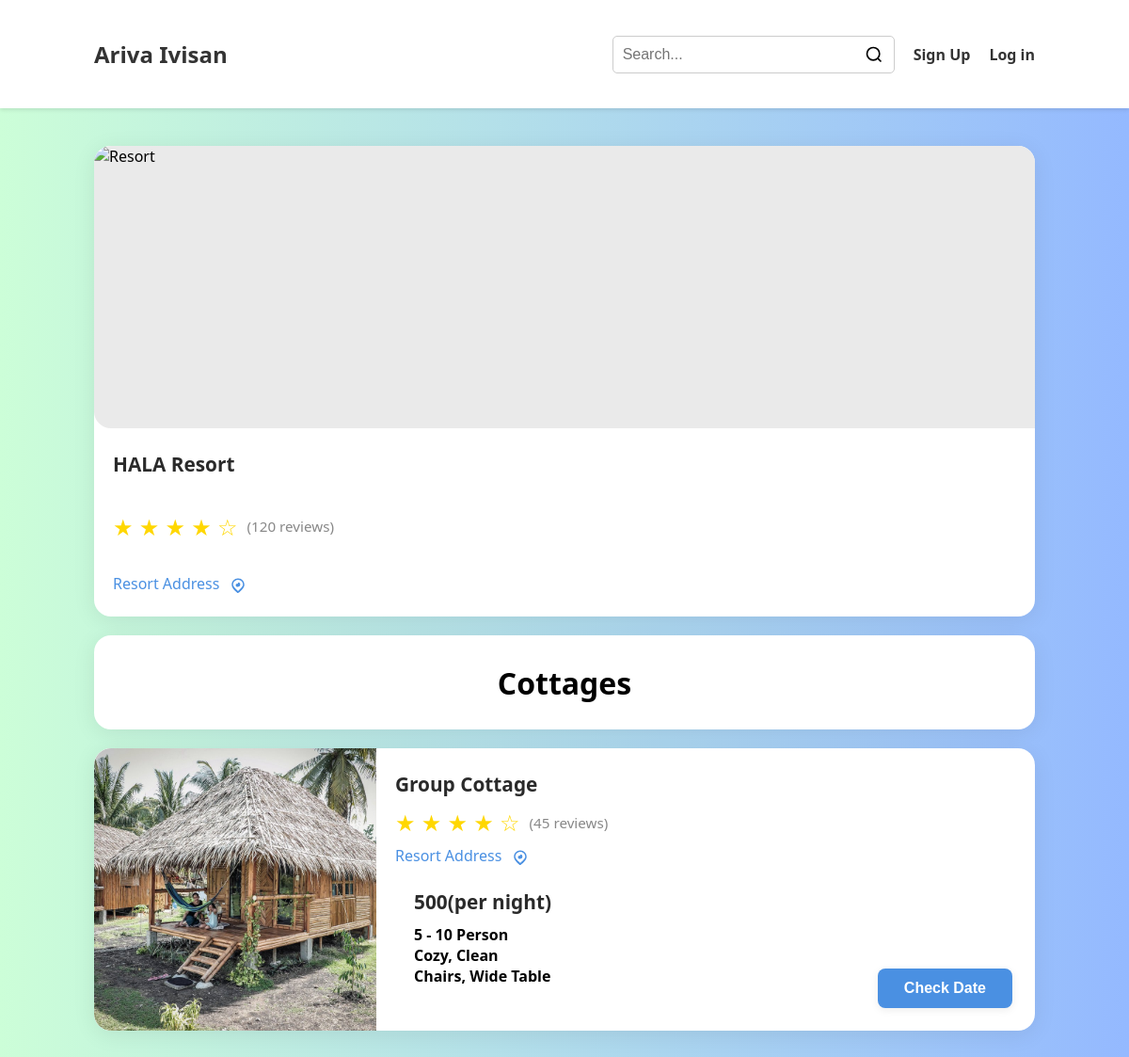
Screenshot of /viewResortCottage?owner_id=1 with the database file from the repository.
### app.py (models this page shows)
class Owner(db.Model):
    id = db.Column(db.Integer, primary_key=True)
    username = db.Column(db.String(80), unique=True, nullable=False)
    password = db.Column(db.String(200), nullable=False)
    name = db.Column(db.String(120))
    email = db.Column(db.String(120))
    birthdate = db.Column(db.String(50))
    gender = db.Column(db.String(20))
    address = db.Column(db.String(200))
    resort_address = db.Column(db.String(200))
    age = db.Column(db.String(10))
    contact_number = db.Column(db.String(30))
    facebook = db.Column(db.String(120))
    resort_name = db.Column(db.String(200))
    business_id = db.Column(db.String(120))
    tax_id = db.Column(db.String(120))
    bank_account = db.Column(db.String(120))
    gcash = db.Column(db.String(120))
    paymaya = db.Column(db.String(120))
    paypal = db.Column(db.String(120))

class Cottage(db.Model):
    id = db.Column(db.Integer, primary_key=True)
    owner_id = db.Column(db.Integer, db.ForeignKey('owner.id'), nullable=True)
    name = db.Column(db.String(200), nullable=False)
    price = db.Column(db.String(50))
    capacity = db.Column(db.String(20))
    beds = db.Column(db.String(20))
    other_feature2 = db.Column(db.String(200))
    other_feature3 = db.Column(db.String(200))
    other_feature5 = db.Column(db.String(200))
    image1 = db.Column(db.String(300))
    image2 = db.Column(db.String(300))
    image3 = db.Column(db.String(300))
    image4 = db.Column(db.String(300))
    image5 = db.Column(db.String(300))
    owner = db.relationship('Owner', backref=db.backref('cottages', lazy=True))

### app.py (the view)
@app.route('/viewResortCottage')
def view_resort_cottage():
    owner_id = request.args.get('owner_id')
    owner = None
    cottages = []
    if owner_id:
        owner = Owner.query.get(owner_id)
        if owner:
            cottages = getattr(owner, 'cottages', []) or []
    else:
        cottages = Cottage.query.all()
    return render_template('viewResortCottage.html', owner=owner, cottages=cottages)

### templates/viewResortCottage.html (shortened to what this page needs)
<!DOCTYPE html>
<html lang="en">
<head>
</head>
<body>
    {% if session.user_id %}
        {% include 'partials/navbarLoggedInCustomer.html' %}
    {% elif session.owner_id %}
        {% include 'partials/navbarLoggedInOwner.html' %}
    {% else %}
        {% include 'partials/navbar.html' %}
    {% endif %}
    <div class="content">
        <div class="resort-header">
            {% set cover = owner.cover_photo if owner and owner.cover_photo else None %}
            {% if cover %}
                <img src="{{ url_for('static', filename=cover) }}" alt="{{ owner.resort_name }}">
            {% else %}
                <img src="https://images.unsplash.com/photo-1506744038136-46273834b3fb?auto=format&fit=crop&w=500&q=80" alt="Resort">
            {% endif %}
            <div class="resort-header-details">
                <h1>{{ owner.resort_name if owner and owner.resort_name else 'Resort' }}</h1>
                <div class="rating">
                    <div class="stars">★ ★ ★ ★ ☆</div>
                    <div class="number-of-reviews">(120 reviews)</div>
                </div>
                <div class="location">
                    {{ owner.resort_address if owner and owner.resort_address else 'Location' }}
                </div>
            </div>
        </div>
            <div class="offer-header" style="display: flex;align-items: center;justify-content: center;">
                <div>
                    <h1>Cottages</h1>
                </div>
            </div>
            {% if cottages and cottages|length > 0 %}
                {% for cottage in cottages %}
                    <div class="offer">
                        {% set cottage_img = cottage.image1 or cottage.image2 or cottage.image3 or cottage.image4 or cottage.image5 %}
                        {% if cottage_img %}
                            <img src="{{ url_for('static', filename=cottage_img) }}" alt="{{ cottage.name }}">
                        {% else %}
                            <img src="https://images.unsplash.com/photo-1500534314209-a25ddb2bd429?auto=format&fit=crop&w=200&q=80" alt="Cottage">
                        {% endif %}
                        <div class="offer-details">
                            <h1>{{ cottage.name }}</h1>
                            <div class="rating">
                                <div class="stars">★ ★ ★ ★ ☆</div>
                                <div class="number-of-reviews">(45 reviews)</div>
                            </div>
                            <div class="location">
                                {{ owner.resort_address if owner else 'Location' }}
                            </div>
                            <div class="offer-details">
                                <h1>{{ cottage.price if cottage.price else 'Price not set' }}(per night)</h1>
                                <h4>{{ cottage.capacity or 'N/A' }} Person</h4>
                                {% if cottage.other_feature2 %}<h4>{{ cottage.other_feature2 }}</h4>{% endif %}
                                {% if cottage.other_feature3 %}<h4>{{ cottage.other_feature3 }}</h4>{% endif %}
                            </div>
                        </div>
                        <button class="check-date-btn">Check Date</button>
                    </div>
                {% endfor %}
            {% else %}
                <div style="width:1000px; text-align:center; background:#fff; padding:24px; border-radius:18px; box-shadow:0 4px 24px rgba(0,0,0,0.08);">No cottages available.</div>
            {% endif %}
    </div>
</body>
</html>

### templates/viewResortCottage.html (style rules this page uses)
* { margin: 0; padding: 0; box-sizing: border-box; }
body { height: 100vh; background: #CCFED8; background: linear-gradient(90deg, rgba(204, 254, 216, 1) 0%, rgba(148, 185, 255, 1) 100%); font-family: 'Segoe UI', 'Roboto', 'Helvetica Neue', Arial, 'Liberation Sans', sans-serif; }
.content { display: flex; flex-direction: column; align-items: center; padding: 40px 0; height: 90vh; overflow-y: scroll; }
.offer { background: #fff; border-radius: 18px; box-shadow: 0 4px 24px rgba(0,0,0,0.08); overflow: hidden; display: flex; flex-direction: row; width: 1000px; min-height: 300px; margin-bottom: 20px; transition: transform 0.2s, box-shadow 0.2s; position: relative; }
.offer img { width: 300px; height: 300px; object-fit: cover; background: #eaeaea; border-top-left-radius: 18px; border-bottom-left-radius: 18px; margin-right: 0; }
.offer-details { padding: 24px 20px; flex: 1; display: flex; flex-direction: column; justify-content: space-between; }
.offer-details h1 { font-size: 1.3rem; margin-bottom: 10px; color: #2a2a2a; }
.offer-header { background: #fff; border-radius: 18px; box-shadow: 0 4px 24px rgba(0,0,0,0.08); overflow: hidden; display: flex; flex-direction: row; width: 1000px; min-height: 100px; margin-bottom: 20px; transition: transform 0.2s, box-shadow 0.2s; }
.resort-header { background: #fff; border-radius: 18px; box-shadow: 0 4px 24px rgba(0,0,0,0.08); overflow: hidden; display: flex; flex-direction: column; width: 1000px; min-height: 500px; margin-bottom: 20px; transition: transform 0.2s, box-shadow 0.2s; }
.resort-header img { width: 100%; height: 300px; background: #eaeaea; border-top-left-radius: 18px; border-bottom-left-radius: 18px; margin-right: 0; }
.resort-header-details { padding: 24px 20px; flex: 1; display: flex; flex-direction: column; justify-content: space-between; }
.resort-header-details h1 { font-size: 1.3rem; margin-bottom: 10px; color: #2a2a2a; }
.rating { display: flex; align-items: center; gap: 10px; margin-bottom: 8px; }
.stars { color: #FFD700; font-size: 1.5rem; }
.number-of-reviews { color: #888; font-size: 0.95rem; }
.location { color: #4a90e2; font-size: 1rem; }
.offer button { position: absolute; bottom: 24px; right: 24px; padding: 12px 28px; background: #4a90e2; color: #fff; border: none; border-radius: 8px; font-size: 1rem; font-weight: bold; cursor: pointer; box-shadow: 0 2px 8px rgba(0,0,0,0.08); transition: background 0.2s; }

### rows the page displays
Owner: resort_name "HALA Resort", resort_address "Resort Address"
Cottage: image1 (picture), name "Group Cottage", price "500", capacity "5 - 10", other_feature2 "Cozy, Clean", other_feature3 "Chairs, Wide Table"
